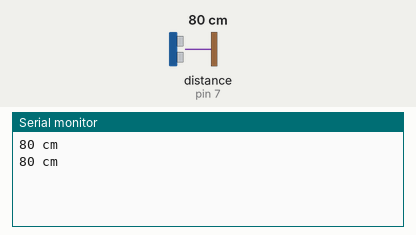
Simulated run of this sketch. Board: Arduino Uno, built with avr-gcc and run on an emulated ATmega328P. On the bench: the last lines printed to the serial monitor. The test bench sets the inputs (shaded band); at power-on: distance to the obstacle (sensor on pin 7) 80 cm.

Above: at 2.8 s.
2.9 s: distance to the obstacle (sensor on pin 7) set to 2 cm
At 5.1 s:
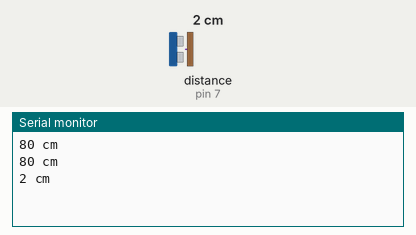
5.6 s: distance to the obstacle (sensor on pin 7) set to 4 cm
At 6.7 s:
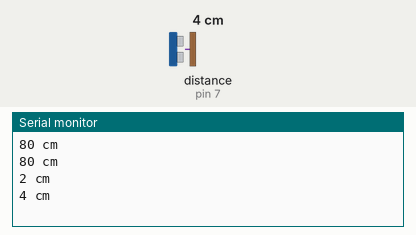
Timing chart, 0 to 8.6 s (numbered marks = the images above; inputs shaded):
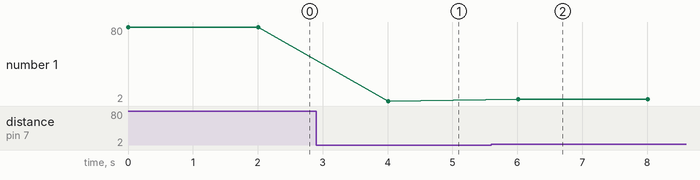

Measured:
- after the input at 2.9 s, the serial monitor: prints a new line after 1.1 s (image 1)
- after the input at 5.6 s, the serial monitor: prints a new line after 0.41 s (image 2)
- plotted number 1: 80 → 2 after the input at 2.9 s, 2 → 4 after the input at 5.6 s

The sketch:

UltrasonicPlusMLXTEST.ino
```cpp
#include "Ultrasonic.h"
//#include <Adafruit_MLX90614.h>
//#include <Wire.h>

Ultrasonic ultrasonic(7);
//Adafruit_MLX90614 mlx = Adafruit_MLX90614();

void setup() {
    Serial.begin(9600);
}
void loop() {

    long RangeInCentimeters;
    RangeInCentimeters = ultrasonic.MeasureInCentimeters(); // two measurements should keep an interval
    Serial.print(RangeInCentimeters);//0~400cm
    Serial.println(" cm");
    //Serial.print("Ambient = "); Serial.print(mlx.readAmbientTempC());
    //Serial.print("*C\tObject = "); Serial.print(mlx.readObjectTempC()); Serial.println("*C");
    delay(2000);
}
```
